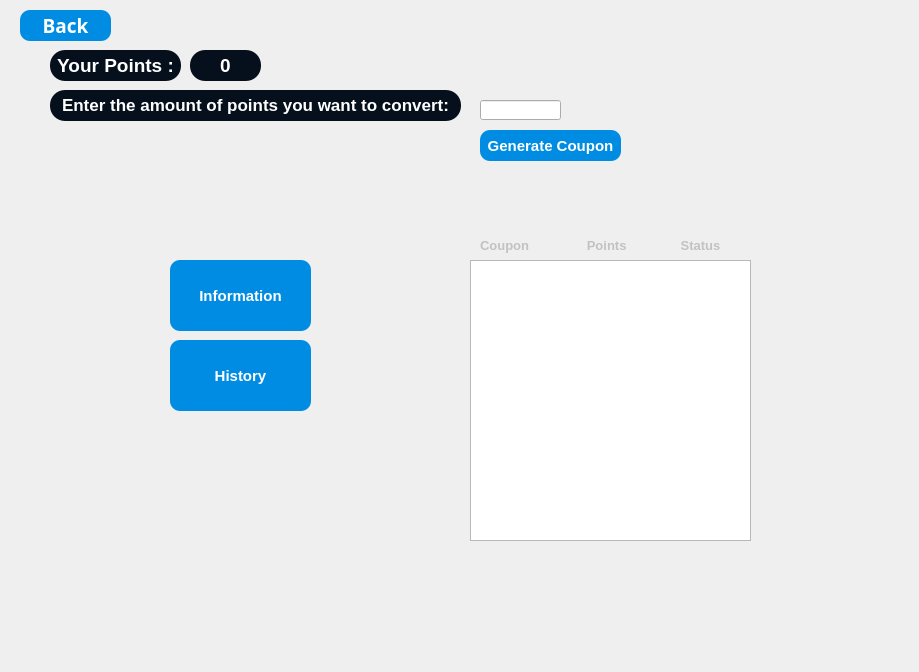
<?xml version="1.0" encoding="UTF-8"?>
<ui version="4.0">
 <class>coupons</class>
 <widget class="QWidget" name="coupons">
  <property name="geometry">
   <rect>
    <x>0</x>
    <y>0</y>
    <width>919</width>
    <height>672</height>
   </rect>
  </property>
  <property name="windowTitle">
   <string>Coupons</string>
  </property>
  <widget class="QLabel" name="filler1">
   <property name="geometry">
    <rect>
     <x>190</x>
     <y>50</y>
     <width>71</width>
     <height>31</height>
    </rect>
   </property>
   <property name="font">
    <font>
     <pointsize>14</pointsize>
     <bold>true</bold>
    </font>
   </property>
   <property name="styleSheet">
    <string notr="true">color:white;
text-align:center;
background:rgba(6, 16, 28,1);
border-radius:15px;</string>
   </property>
   <property name="text">
    <string>&lt;html&gt;&lt;head/&gt;&lt;body&gt;&lt;p align=&quot;center&quot;&gt;0&lt;/p&gt;&lt;/body&gt;&lt;/html&gt;</string>
   </property>
  </widget>
  <widget class="QLabel" name="sumpoint">
   <property name="geometry">
    <rect>
     <x>50</x>
     <y>50</y>
     <width>131</width>
     <height>31</height>
    </rect>
   </property>
   <property name="font">
    <font>
     <pointsize>14</pointsize>
     <bold>true</bold>
    </font>
   </property>
   <property name="styleSheet">
    <string notr="true">color:white;
text-align:center;
background:rgba(6, 16, 28,1);
border-radius:15px;</string>
   </property>
   <property name="text">
    <string>&lt;html&gt;&lt;head/&gt;&lt;body&gt;&lt;p align=&quot;center&quot;&gt;Your Points :&lt;/p&gt;&lt;/body&gt;&lt;/html&gt;</string>
   </property>
  </widget>
  <widget class="QLabel" name="label">
   <property name="geometry">
    <rect>
     <x>50</x>
     <y>90</y>
     <width>411</width>
     <height>31</height>
    </rect>
   </property>
   <property name="font">
    <font>
     <pointsize>13</pointsize>
     <bold>true</bold>
    </font>
   </property>
   <property name="styleSheet">
    <string notr="true">color:white;
text-align:center;
background:rgba(6, 16, 28,1);
border-radius:15px;</string>
   </property>
   <property name="text">
    <string>&lt;html&gt;&lt;head/&gt;&lt;body&gt;&lt;p align=&quot;center&quot;&gt;Enter the amount of points you want to convert:&lt;/p&gt;&lt;/body&gt;&lt;/html&gt;</string>
   </property>
   <property name="scaledContents">
    <bool>false</bool>
   </property>
  </widget>
  <widget class="QLineEdit" name="ptsF">
   <property name="geometry">
    <rect>
     <x>480</x>
     <y>100</y>
     <width>81</width>
     <height>20</height>
    </rect>
   </property>
   <property name="echoMode">
    <enum>QLineEdit::Normal</enum>
   </property>
   <property name="clearButtonEnabled">
    <bool>true</bool>
   </property>
  </widget>
  <widget class="QStackedWidget" name="stackedWidget">
   <property name="geometry">
    <rect>
     <x>380</x>
     <y>210</y>
     <width>481</width>
     <height>381</height>
    </rect>
   </property>
   <property name="currentIndex">
    <number>1</number>
   </property>
   <widget class="QWidget" name="info">
    <widget class="QLabel" name="label_2">
     <property name="geometry">
      <rect>
       <x>110</x>
       <y>40</y>
       <width>261</width>
       <height>211</height>
      </rect>
     </property>
     <property name="font">
      <font>
       <pointsize>12</pointsize>
       <bold>true</bold>
      </font>
     </property>
     <property name="styleSheet">
      <string notr="true">color:white;
text-align:center;
background:rgba(6, 16, 28,1);
border-radius:15px;</string>
     </property>
     <property name="text">
      <string>&lt;html&gt;&lt;head/&gt;&lt;body&gt;&lt;p&gt;-Services Cost:&lt;/p&gt;&lt;p&gt;&lt;br/&gt;&lt;/p&gt;&lt;p align=&quot;center&quot;&gt;Advice: 50 points per hour&lt;/p&gt;&lt;p align=&quot;center&quot;&gt;Lecture: 150 points per hour&lt;/p&gt;&lt;p align=&quot;center&quot;&gt;Spectate: 200 points per hour&lt;/p&gt;&lt;p align=&quot;center&quot;&gt;&lt;br/&gt;&lt;/p&gt;&lt;p align=&quot;center&quot;&gt;&lt;br/&gt;&lt;/p&gt;&lt;/body&gt;&lt;/html&gt;</string>
     </property>
     <property name="alignment">
      <set>Qt::AlignLeading|Qt::AlignLeft|Qt::AlignTop</set>
     </property>
    </widget>
   </widget>
   <widget class="QWidget" name="history">
    <widget class="QListWidget" name="cList">
     <property name="geometry">
      <rect>
       <x>90</x>
       <y>50</y>
       <width>281</width>
       <height>281</height>
      </rect>
     </property>
    </widget>
    <widget class="QLabel" name="label_3">
     <property name="geometry">
      <rect>
       <x>100</x>
       <y>20</y>
       <width>331</width>
       <height>31</height>
      </rect>
     </property>
     <property name="font">
      <font>
       <pointsize>10</pointsize>
       <bold>true</bold>
      </font>
     </property>
     <property name="styleSheet">
      <string notr="true">color:rgb(194, 194, 194)</string>
     </property>
     <property name="text">
      <string>Coupon                Points               Status</string>
     </property>
    </widget>
   </widget>
  </widget>
  <widget class="QPushButton" name="History">
   <property name="geometry">
    <rect>
     <x>170</x>
     <y>340</y>
     <width>141</width>
     <height>71</height>
    </rect>
   </property>
   <property name="font">
    <font>
     <pointsize>11</pointsize>
     <bold>true</bold>
    </font>
   </property>
   <property name="styleSheet">
    <string notr="true">QPushButton
{
color:white;
border-radius:10px;
}
QPushButton:hover
{
color:#333;
border-radius:10px;
background:#49ebff;
}
QPushButton

{
background:rgb(0, 140, 227);
}</string>
   </property>
   <property name="text">
    <string>History</string>
   </property>
  </widget>
  <widget class="QLabel" name="error">
   <property name="geometry">
    <rect>
     <x>570</x>
     <y>100</y>
     <width>171</width>
     <height>21</height>
    </rect>
   </property>
   <property name="text">
    <string/>
   </property>
  </widget>
  <widget class="QPushButton" name="backv">
   <property name="geometry">
    <rect>
     <x>20</x>
     <y>10</y>
     <width>91</width>
     <height>31</height>
    </rect>
   </property>
   <property name="font">
    <font>
     <family>century gothic</family>
     <pointsize>14</pointsize>
     <bold>true</bold>
    </font>
   </property>
   <property name="styleSheet">
    <string notr="true">QPushButton
{
color:white;
border-radius:10px;
}
QPushButton:hover
{
color:#333;
border-radius:10px;
background:#49ebff;
}
QPushButton

{
background:rgb(0, 140, 227);
}</string>
   </property>
   <property name="text">
    <string>Back</string>
   </property>
  </widget>
  <widget class="QPushButton" name="generate">
   <property name="geometry">
    <rect>
     <x>480</x>
     <y>130</y>
     <width>141</width>
     <height>31</height>
    </rect>
   </property>
   <property name="font">
    <font>
     <family>Segoe UI</family>
     <pointsize>11</pointsize>
     <bold>true</bold>
    </font>
   </property>
   <property name="styleSheet">
    <string notr="true">QPushButton
{
color:white;
border-radius:10px;
}
QPushButton:hover
{
color:#333;
border-radius:10px;
background:#49ebff;
}
QPushButton

{
background:rgb(0, 140, 227);
}</string>
   </property>
   <property name="text">
    <string>Generate Coupon</string>
   </property>
  </widget>
  <widget class="QPushButton" name="infobtn">
   <property name="geometry">
    <rect>
     <x>170</x>
     <y>260</y>
     <width>141</width>
     <height>71</height>
    </rect>
   </property>
   <property name="font">
    <font>
     <family>Segoe UI</family>
     <pointsize>11</pointsize>
     <bold>true</bold>
    </font>
   </property>
   <property name="styleSheet">
    <string notr="true">QPushButton
{
color:white;
border-radius:10px;
}
QPushButton:hover
{
color:#333;
border-radius:10px;
background:#49ebff;
}
QPushButton

{
background:rgb(0, 140, 227);
}</string>
   </property>
   <property name="text">
    <string>Information</string>
   </property>
  </widget>
 </widget>
 <resources/>
 <connections/>
</ui>
